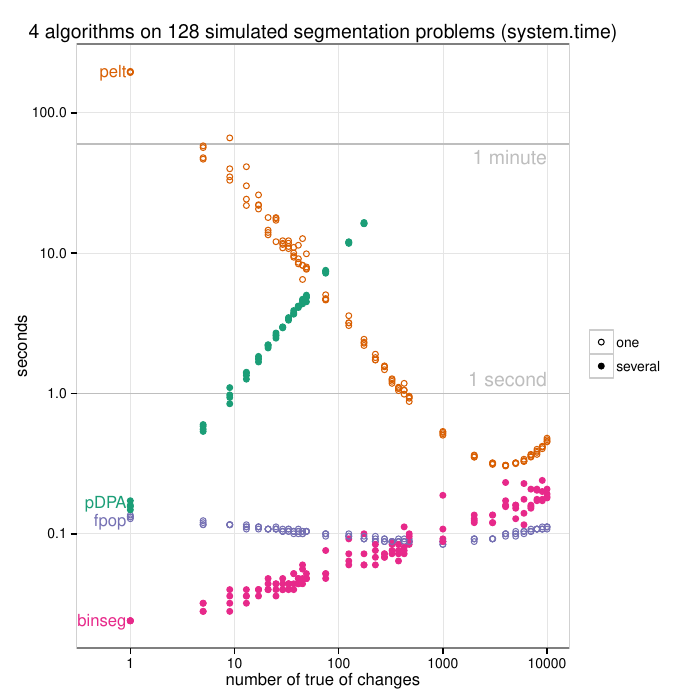

Write R code to recreate this figure.
works_with_R("3.2.2", dplyr="0.4.2", directlabels="2015.6.17", ggplot2="1.0.1")

load("systemtime.simulation.RData")

source("algo.colors.R")

abbrevs <- c(pelt.SIC="PELT", fpop.SIC="FPOP",
             ##dnacopy.default="dnacopy.default",
             cghseg.52="pDPA", multiBinSeg.52="BinSeg",
             wbs="WBS", smuce="SMUCE")

refs <- data.frame(unit=c("1 second", "1 minute"),
                   seconds=c(1, 60),
                   vjust=c(-0.5, 1.5))
timings <- systemtime.simulation %>%
  mutate(models=ifelse(algorithm %in%
           c("fpop", "pelt"),
           "one", "several"),
         algorithm=abbrevs[algorithm])
counts <- table(timings$algorithm)
tit <-
  paste(length(counts), "algorithms on",
        counts[1],
        "simulated segmentation problems (system.time)")
with.leg <-
  ggplot()+
  geom_hline(aes(yintercept=seconds), data=refs, color="grey")+
  geom_text(aes(10000, seconds, label=unit, vjust=vjust),
            data=refs, hjust=1, size=3.5, color="grey")+
  geom_point(aes(Ktrue, seconds, color=algorithm),
             data=timings, pch=1)+
  scale_color_manual(values=algo.colors)+
  theme_bw()+
  scale_x_log10("number of true of changes",
                breaks=10^seq(0, 5, by=1),
                limits=c(0.05, 1e4),
                minor_breaks=NULL)+
  scale_y_log10("seconds",
                minor_breaks=NULL,
                breaks=10^seq(-3, 3, by=1))

pos.method <-
 list("first.points",
      "calc.boxes",
      ##dl.trans(x=max(x)),
      dl.trans(h=h*3/2, x=x-0.1),
      "calc.borders",
      ##"draw.rects",
      qp.labels("y","bottom","top",make.tiebreaker("x","y"),ylimits))

dl <- direct.label(with.leg, pos.method)
##dl <- direct.label(with.leg)

pdf("figure-systemtime-simulation-small.pdf", h=3, w=3.5)
print(dl)
dev.off()

with.leg <-
  ggplot()+
  geom_hline(aes(yintercept=seconds), data=refs, color="grey")+
  geom_text(aes(10^4, seconds, label=unit, vjust=vjust),
            data=refs, hjust=1, color="grey")+
  geom_point(aes(Ktrue, seconds, color=algorithm,
                 shape=models),
             data=timings)+
  scale_shape_manual(values=c(one=1, several=19))+
  scale_color_manual(values=algo.colors)+
  theme_bw()+
  scale_x_log10("number of true of changes",
                breaks=10^seq(0, 5, by=1),
                limits=c(0.5, 1e4),
                minor_breaks=NULL)+
  scale_y_log10("seconds",
                minor_breaks=NULL,
                breaks=10^seq(-3, 3, by=1))+
  ggtitle(tit)

pos.method <-
 list("first.points",
      "calc.boxes",
      ##dl.trans(x=max(x)),
      dl.trans(h=h*3/2, x=x-0.1),
      "calc.borders",
      ##"draw.rects",
      qp.labels("y","bottom","top",make.tiebreaker("x","y"),ylimits))

dl <- direct.label(with.leg, pos.method)

pdf("figure-systemtime-simulation.pdf")
print(dl)
dev.off()


